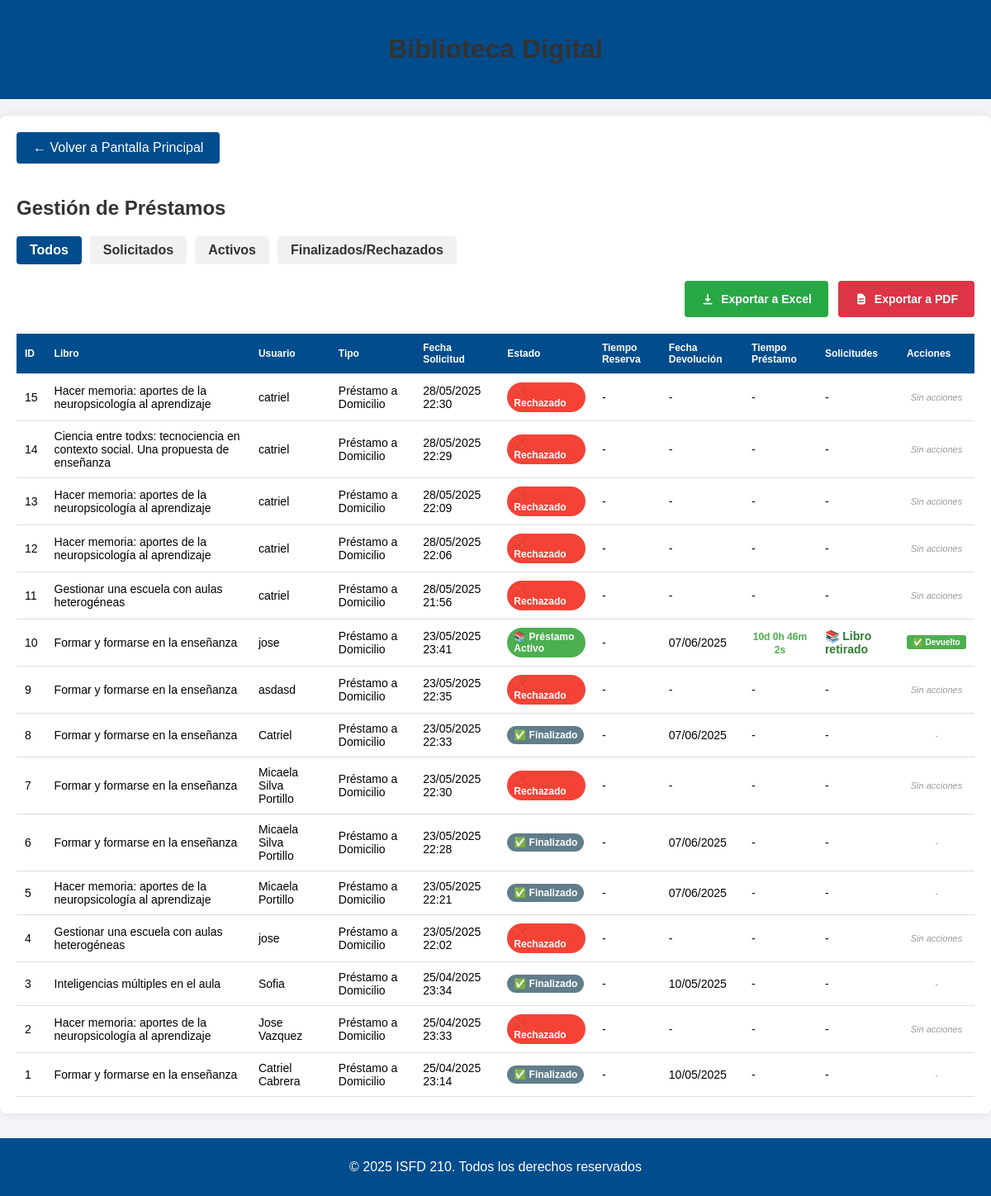
Page /libros/gestionar-prestamos/ on the committed database.
### libros/models.py (models this page shows, shortened)
class Prestamo(models.Model):
    ESTADO_CHOICES = (
        ('solicitado', 'Reserva Solicitada'),
        ('aprobado', 'Préstamo Activo'),
        ('rechazado', 'Reserva Rechazada'),
        ('finalizado', 'Finalizado'),
        ('vencido', 'Vencido'),  # Nuevo estado
    )
    TIPO_CHOICES = (
        ('domicilio', 'Préstamo a Domicilio'),
        ('aula', 'Préstamo en Aula'),
    )
    TIPO_USUARIO_CHOICES = (
        ('alumno', 'Alumno'),
        ('profesor', 'Profesor'),
    )
    id_prestamo = models.AutoField(primary_key=True)
    nombre_usuario = models.CharField(max_length=255)
    email_usuario = models.EmailField()
    libro = models.ForeignKey(Libro, on_delete=models.CASCADE, related_name='prestamos')
    fecha_solicitud = models.DateTimeField(auto_now_add=True)
    fecha_aprobacion = models.DateTimeField(null=True, blank=True)
    fecha_devolucion_programada = models.DateTimeField(null=True, blank=True)
    fecha_devolucion_real = models.DateTimeField(null=True, blank=True)
    fecha_limite_reserva = models.DateTimeField(null=True, blank=True)
    estado = models.CharField(max_length=20, choices=ESTADO_CHOICES, default='solicitado')
    tipo_prestamo = models.CharField(max_length=10, choices=TIPO_CHOICES, default='domicilio')
    tipo_usuario = models.CharField(max_length=10, choices=TIPO_USUARIO_CHOICES, default='alumno')
    motivo_rechazo = models.TextField(blank=True, null=True)
    observaciones = models.TextField(blank=True, null=True)
    fecha_retiro_real = models.DateTimeField(null=True, blank=True)  # Cuándo realmente retiró el libro

class Inventario(models.Model):
    id_inventario = models.AutoField(primary_key=True)
    estado = models.CharField(max_length=255, null=True, default="Disponible")
    motivo_baja = models.CharField(max_length=255, null=True)
    descripcion = models.TextField(null=True)
    num_ejemplar = models.IntegerField(null=True)
    imagen_rota = models.ImageField(
        upload_to='imagenes_rota/', null=True, blank=True)  # Nuevo campo

class Libro(Inventario):
    id_libro = models.AutoField(primary_key=True)
    titulo = models.CharField(max_length=255)
    autor = models.CharField(max_length=255)
    editorial = models.CharField(max_length=255)
    edicion = models.IntegerField(null=False, default=1999)
    codigo_materia = models.CharField(max_length=255, null=False, default=1)
    siglas_autor_titulo = models.CharField(
    max_length=255, null=False, default='ABC')
    num_inventario = models.IntegerField(null=False, default=1)
    resumen = models.TextField()
    img = models.URLField()

### libros/views.py (the view)
# urls.py: path('gestionar-prestamos/', views.gestionar_prestamos, name='gestionar_prestamos'),
def gestionar_prestamos(request):
    verificar_prestamos_vencidos()
    filtro = request.GET.get('filtro', 'todos')
    if filtro == 'solicitados':
        prestamos = Prestamo.objects.filter(estado='solicitado').order_by('-fecha_solicitud')
    elif filtro == 'activos':
        prestamos = Prestamo.objects.filter(estado='aprobado').order_by('-fecha_aprobacion')
    elif filtro == 'finalizados':
        prestamos = Prestamo.objects.filter(estado__in=['finalizado', 'rechazado', 'vencido']).order_by('-fecha_solicitud')
    else:
        prestamos = Prestamo.objects.all().order_by('-fecha_solicitud')
    return render(request, 'libros/gestionar_prestamos.html', {
        'prestamos': prestamos,
        'filtro': filtro
    })

### libros/views.py (called while the page is built)
def verificar_prestamos_vencidos():
    ahora = timezone.now()
    prestamos_vencidos = Prestamo.objects.filter(
        estado='aprobado_reserva',  # Cambio aquí: solo los aprobados para reserva
        fecha_limite_reserva__lt=ahora
    )
    for prestamo in prestamos_vencidos:
        prestamo.estado = 'vencido'
        prestamo.save()
        libro = prestamo.libro
        libro.estado = 'Disponible'
        libro.save()

### libros/templates/libros/gestionar_prestamos.html (shortened to what this page needs)
<!DOCTYPE html>
<html lang="es">
<head>
    {% load static %}
</head>
<body>
    <header>
        <h1>Biblioteca Digital</h1>
    </header>
    <div class="container">
        <a href="{% url 'pantalla_principal' %}" class="btn-volver">← Volver a Pantalla Principal</a>
        <h2>Gestión de Préstamos</h2>
        <div class="filters">
            <a href="{% url 'gestionar_prestamos' %}?filtro=todos" class="filter-btn {% if filtro == 'todos' %}active{% endif %}">Todos</a>
            <a href="{% url 'gestionar_prestamos' %}?filtro=solicitados" class="filter-btn {% if filtro == 'solicitados' %}active{% endif %}">Solicitados</a>
            <a href="{% url 'gestionar_prestamos' %}?filtro=activos" class="filter-btn {% if filtro == 'activos' %}active{% endif %}">Activos</a>
            <a href="{% url 'gestionar_prestamos' %}?filtro=finalizados" class="filter-btn {% if filtro == 'finalizados' %}active{% endif %}">Finalizados/Rechazados</a>
        </div>
{% if prestamos %}
<div class="export-container">
    <button id="exportBtn" class="btn-export" onclick="exportarAExcel()">
        Exportar a Excel
    </button>
    <button id="exportPdfBtn" class="btn-pdf" onclick="exportarAPDF()">
        <svg class="pdf-icon" fill="currentColor" viewBox="0 0 20 20">
            <path fill-rule="evenodd" d="M4 4a2 2 0 012-2h4.586A2 2 0 0112 2.586L15.414 6A2 2 0 0116 7.414V16a2 2 0 01-2 2H6a2 2 0 01-2-2V4zm2 6a1 1 0 011-1h6a1 1 0 110 2H7a1 1 0 01-1-1zm1 3a1 1 0 100 2h6a1 1 0 100-2H7z" clip-rule="evenodd"></path>
        </svg>
        Exportar a PDF
    </button>
</div>
{% endif %}
        {% if prestamos %}
        <table>
            <thead>
                <tr>
                    <th>ID</th>
                    <th>Libro</th>
                    <th>Usuario</th>
                    <th>Tipo</th>
                    <th>Fecha Solicitud</th>
                    <th>Estado</th>
                    <th>Tiempo Reserva</th>
                    <th>Fecha Devolución</th>
                    <th>Tiempo Préstamo</th>
                    <th>Solicitudes</th>
                    <th>Acciones</th>
                </tr>
            </thead>
            <tbody>
                {% for prestamo in prestamos %}
                <tr>
                    <td>{{ prestamo.id_prestamo }}</td>
                    <td>{{ prestamo.libro.titulo }}</td>
                    <td>{{ prestamo.nombre_usuario }}</td>
                    <td>{{ prestamo.get_tipo_prestamo_display }}</td>
                    <td>{{ prestamo.fecha_solicitud|date:"d/m/Y H:i" }}</td>
                    <td>
                        <span class="status-badge status-{{ prestamo.estado }}">
                            {% if prestamo.estado == 'solicitado' %}
                                🔄 Solicitado
                            {% elif prestamo.estado == 'aprobado_reserva' %}
                                📋 Reserva Aprobada
                            {% elif prestamo.estado == 'aprobado' %}
                                📚 Préstamo Activo
                            {% elif prestamo.estado == 'vencido' %}
                                ⚠️ Vencido
                            {% elif prestamo.estado == 'finalizado' %}
                                ✅ Finalizado
                            {% elif prestamo.estado == 'rechazado' %}
                                ❌ Rechazado
                            {% else %}
                                {{ prestamo.get_estado_display }}
                            {% endif %}
                        </span>
                    </td>
                    <td>
                        {% if prestamo.estado == 'solicitado' and prestamo.fecha_limite_reserva %}
                            <div class="timer-container">
                                <span class="timer" id="timer-reserva-{{ prestamo.id_prestamo }}"
                                      data-end="{{ prestamo.fecha_limite_reserva|date:'Y-m-d H:i:s' }}">
                                    Calculando...
                                </span>
                            </div>
                        {% elif prestamo.estado == 'vencido' %}
                            <span class="vencido">VENCIDA</span>
                        {% else %}
                            -
                        {% endif %}
                    </td>
                    <td>
                        {% if prestamo.fecha_devolucion_programada %}
                            {{ prestamo.fecha_devolucion_programada|date:"d/m/Y" }}
                        {% else %}
                            -
                        {% endif %}
                    </td>
                    <td>
                        {% if prestamo.estado == 'aprobado' and prestamo.fecha_devolucion_programada %}
                            <div class="timer-container">
                                <span class="timer" id="timer-prestamo-{{ prestamo.id_prestamo }}"
                                      data-end="{{ prestamo.fecha_devolucion_programada|date:'Y-m-d H:i:s' }}">
                                </span>
                            </div>
                        {% else %}
                            -
                        {% endif %}
                    </td>
                    <td>
                {% if prestamo.estado == 'solicitado' %}
                    <div class="estado-pendiente">
                        <span class="estado-texto">⏳ Pendiente aprobación</span>
                    </div>
                {% elif prestamo.estado == 'vencido' %}
                    <span class="vencido">⚠️ VENCIDA</span>
                {% elif prestamo.estado == 'aprobado' %}
                    <span style="color: #2E7D32; font-weight: bold;">📚 Libro retirado</span>
                {% else %}
                    -
                {% endif %}
            </td>
                    <td>
            <div class="acciones-container">
                {% if prestamo.estado == 'solicitado' %}
                    <a href="{% url 'aprobar_solicitud_prestamo' prestamo.id_prestamo %}"
                    class="btn-accion btn-aprobar"
                    onclick="return confirm('¿Aprobar la reserva para {{ prestamo.nombre_usuario }}?')">
                    ✓ Aprobar Reserva
                    </a>
                    <a href="{% url 'cancelar_reserva_usuario' prestamo.id_prestamo %}"
                    class="btn-accion btn-cancelar"
                    onclick="return confirm('¿Cancelar esta solicitud?')">
                    ❌ Cancelar Solicitud
                    </a>
                {% elif prestamo.estado == 'aprobado' %}
                    <a href="{% url 'finalizar_prestamo' prestamo.id_prestamo %}"
                    class="btn-accion btn-aprobar"
                    onclick="return confirm('¿Confirmar devolución?')">
                    ✅ Devuelto
                    </a>
                {% elif prestamo.estado == 'rechazado' %}
                    <span style="color: #999; font-style: italic; font-size: 11px;">Sin acciones</span>
                {% else %}
                    <span style="color: #999; font-style: italic; font-size: 11px;">-</span>
                {% endif %}
            </div>
        </td>
                </tr>
                {% endfor %}
            </tbody>
        </table>
        {% else %}
        <p class="empty-message">No hay préstamos que coincidan con el filtro seleccionado.</p>
        {% endif %}
    </div>
    <footer>
        <p>© 2025 ISFD 210. Todos los derechos reservados</p>
    </footer>
</body>
</html>

### libros/templates/libros/gestionar_prestamos.html (style rules this page uses)
body { font-family: 'Calibri', 'Arial', sans-serif; background-color: #f4f4f8; margin: 0; padding: 0; }
header { background-color: #004c8c; color: white; text-align: center; padding: 20px; }
.container { max-width: 1400px; margin: 20px auto; background-color: white; padding: 20px; border-radius: 8px; box-shadow: 0 0 10px rgba(0, 0, 0, 0.1); }
h1, h2 { color: #333; }
.filters { display: flex; gap: 10px; margin-bottom: 20px; }
.filter-btn { padding: 8px 16px; background-color: #f1f1f1; border: none; border-radius: 4px; cursor: pointer; font-weight: bold; text-decoration: none; color: #333; }
.filter-btn.active { background-color: #004c8c; color: white; }
table { width: 100%; border-collapse: collapse; margin-top: 20px; font-size: 14px; }
th, td { padding: 10px; text-align: left; border-bottom: 1px solid #ddd; }
th { background-color: #004c8c; color: white; font-size: 12px; }
.btn-aprobar, .btn-retiro { background-color: #4caf50; }
.btn-volver { display: inline-block; padding: 10px 20px; background-color: #004c8c; color: white; text-decoration: none; border-radius: 4px; margin-bottom: 20px; }
.status-badge { display: inline-block; padding: 4px 8px; border-radius: 20px; font-size: 12px; font-weight: bold; color: white; }
.status-aprobado { background-color: #4caf50; }
.status-rechazado { background-color: #f44336; }
.status-finalizado { background-color: #607d8b; }
.timer { font-weight: bold; color: #d32f2f; font-size: 12px; }
.timer-container { text-align: center; }
footer { background-color: #004c8c; color: white; text-align: center; padding: 10px 0; font-size: 1rem; margin-top: 30px; }
.export-container { display: flex; justify-content: flex-end; align-items: center; margin-bottom: 15px; gap: 12px; }
.btn-export, .btn-pdf { display: inline-flex; align-items: center; gap: 8px; padding: 10px 20px; border-radius: 4px; font-weight: bold; border: none; cursor: pointer; font-size: 14px; transition: all 0.2s ease; text-decoration: none; height: 44px; box-sizing: border-box; }
.btn-export { background-color: #28a745; color: white; }
.btn-pdf { background-color: #dc3545; color: white; }
.export-icon, .pdf-icon { width: 16px; height: 16px; flex-shrink: 0; }
.btn-pdf { display: inline-flex; align-items: center; gap: 8px; padding: 10px 20px; background-color: #dc3545; color: white; text-decoration: none; border-radius: 4px; font-weight: bold; border: none; cursor: pointer; font-size: 14px; transition: background-color 0.2s; }
.pdf-icon { width: 16px; height: 16px; }
.acciones-container { display: flex; gap: 4px; justify-content: center; flex-wrap: wrap; }
.btn-accion { display: inline-block; padding: 3px 6px; border-radius: 3px; text-decoration: none; font-size: 10px; font-weight: bold; text-align: center; color: white; min-width: 60px; transition: all 0.2s ease; white-space: nowrap; }
.btn-aprobar { background-color: #4caf50; }

### rows in the picture
Prestamo: id_prestamo "15", libro.titulo "Hacer memoria: aportes de la neuropsicología al aprendizaje", nombre_usuario "catriel", tipo_prestamo "Préstamo a Domicilio", fecha_solicitud "28/05/2025 22:30", estado "❌ Rechazado"
Prestamo: id_prestamo "14", libro.titulo "Ciencia entre todxs: tecnociencia en contexto social. Una propuesta de enseñanza", nombre_usuario "catriel", tipo_prestamo "Préstamo a Domicilio", fecha_solicitud "28/05/2025 22:29", estado "❌ Rechazado"
Prestamo: id_prestamo "13", libro.titulo "Hacer memoria: aportes de la neuropsicología al aprendizaje", nombre_usuario "catriel", tipo_prestamo "Préstamo a Domicilio", fecha_solicitud "28/05/2025 22:09", estado "❌ Rechazado"
Prestamo: id_prestamo "12", libro.titulo "Hacer memoria: aportes de la neuropsicología al aprendizaje", nombre_usuario "catriel", tipo_prestamo "Préstamo a Domicilio", fecha_solicitud "28/05/2025 22:06", estado "❌ Rechazado"
Prestamo: id_prestamo "11", libro.titulo "Gestionar una escuela con aulas heterogéneas", nombre_usuario "catriel", tipo_prestamo "Préstamo a Domicilio", fecha_solicitud "28/05/2025 21:56", estado "❌ Rechazado"
Prestamo: id_prestamo "10", libro.titulo "Formar y formarse en la enseñanza", nombre_usuario "jose", tipo_prestamo "Préstamo a Domicilio", fecha_solicitud "23/05/2025 23:41", estado "📚 Préstamo Activo", fecha_devolucion_programada "07/06/2025"
Prestamo: id_prestamo "9", libro.titulo "Formar y formarse en la enseñanza", nombre_usuario "asdasd", tipo_prestamo "Préstamo a Domicilio", fecha_solicitud "23/05/2025 22:35", estado "❌ Rechazado"
Prestamo: id_prestamo "8", libro.titulo "Formar y formarse en la enseñanza", nombre_usuario "Catriel", tipo_prestamo "Préstamo a Domicilio", fecha_solicitud "23/05/2025 22:33", estado "✅ Finalizado", fecha_devolucion_programada "07/06/2025"
Prestamo: id_prestamo "7", libro.titulo "Formar y formarse en la enseñanza", nombre_usuario "Micaela Silva Portillo", tipo_prestamo "Préstamo a Domicilio", fecha_solicitud "23/05/2025 22:30", estado "❌ Rechazado"
Prestamo: id_prestamo "6", libro.titulo "Formar y formarse en la enseñanza", nombre_usuario "Micaela Silva Portillo", tipo_prestamo "Préstamo a Domicilio", fecha_solicitud "23/05/2025 22:28", estado "✅ Finalizado", fecha_devolucion_programada "07/06/2025"
Prestamo: id_prestamo "5", libro.titulo "Hacer memoria: aportes de la neuropsicología al aprendizaje", nombre_usuario "Micaela Portillo", tipo_prestamo "Préstamo a Domicilio", fecha_solicitud "23/05/2025 22:21", estado "✅ Finalizado", fecha_devolucion_programada "07/06/2025"
Prestamo: id_prestamo "4", libro.titulo "Gestionar una escuela con aulas heterogéneas", nombre_usuario "jose", tipo_prestamo "Préstamo a Domicilio", fecha_solicitud "23/05/2025 22:02", estado "❌ Rechazado"
Prestamo: id_prestamo "3", libro.titulo "Inteligencias múltiples en el aula", nombre_usuario "Sofia", tipo_prestamo "Préstamo a Domicilio", fecha_solicitud "25/04/2025 23:34", estado "✅ Finalizado", fecha_devolucion_programada "10/05/2025"
Prestamo: id_prestamo "2", libro.titulo "Hacer memoria: aportes de la neuropsicología al aprendizaje", nombre_usuario "Jose Vazquez", tipo_prestamo "Préstamo a Domicilio", fecha_solicitud "25/04/2025 23:33", estado "❌ Rechazado"
Prestamo: id_prestamo "1", libro.titulo "Formar y formarse en la enseñanza", nombre_usuario "Catriel Cabrera", tipo_prestamo "Préstamo a Domicilio", fecha_solicitud "25/04/2025 23:14", estado "✅ Finalizado", fecha_devolucion_programada "10/05/2025"
